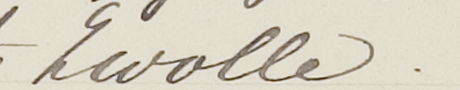
#> input picture imagemorph.c-master/Zwolle-rgb.ppm, 460 x 90 px
$ python -i segmentFunction.py   (imports and definitions only)
#> lines starting #> are read from the running program, lines starting #| are printed output that depends on the picture; after the words box and inside, x2 and y2 are one past the last pixel; in counts of white or black regions, pixels touching at a corner belong together
import cv2
import numpy as np


def get_circular_kernel(diameter):
    mid = (diameter - 1) / 2
    distances = np.indices((diameter, diameter)) - np.array([mid, mid])[:, None, None]
    kernel = ((np.linalg.norm(distances, axis=0) - mid) <= 0).astype(np.uint8)
    return kernel


def segment_morphological_operations(image):
    image = cv2.bitwise_not(image)

    #kernel = get_circular_kernel(3)
    kernel = cv2.getStructuringElement(cv2.MORPH_ELLIPSE, (1,5))
    closed = cv2.morphologyEx(image, cv2.MORPH_CLOSE, kernel)

    blurred = cv2.GaussianBlur(closed, (3, 5), 0.5)

    thresholded_img = cv2.threshold(blurred, 0, 255, cv2.THRESH_BINARY | cv2.THRESH_OTSU)[1]

    #kernel = get_circular_kernel(6)
    kernel = cv2.getStructuringElement(cv2.MORPH_ELLIPSE, (5,3))
    eroded_img = cv2.morphologyEx(thresholded_img, cv2.MORPH_ERODE, kernel, iterations=1)

    return eroded_img


def find_connected_components(thresholded_img):
    im_height, im_width = thresholded_img.shape
    bounding_boxes = []
    BB_centers = []

    contours, hierarchy = cv2.findContours(thresholded_img, cv2.RETR_EXTERNAL, cv2.CHAIN_APPROX_NONE)

    # filter out small or invalid bounding boxes
    for j, contour in enumerate(contours):
        (x, y, w, h) = cv2.boundingRect(contour)
        if w >= im_width or h >= im_height:
            continue
        # these are artifacts
        if (w < 20 or h < 30):
            continue

        # sometimes parts of characters are picked out as well, control these to change what gets detected
        contour_area = cv2.contourArea(contour)
        contour_perimeter = cv2.arcLength(contour, True)
        contour_compactness = (4 * np.pi * contour_area) / (contour_perimeter ** 2)

        # set appropriate threshold values for area and compactness
        # min_area_threshold = 50
        max_compactness_threshold = 0.4
        #if contour_compactness > max_compactness_threshold:
        #    continue

        # 2px border for legibility
        # use max() and min() to prevent the BB going off the sides of the image
        padding = 5
        y1 = max(0, y-padding)
        y2 = min(y+h+padding, im_height)
        x1 = max(0, x-padding)
        x2 = min(x+w+padding, im_width)


        if h > 180:
            #print([x1,y1,x2,y2])
            #continue
            cutout = thresholded_img.copy()[y1:y2, x1:x2]
            midline = int((y2-y1)/2)
            cutout[midline - 2 : midline + 3, :] = 0

            [x_adjust, y_adjust] = [x1, y1]

            cutoutBBs, cutoutCenters = find_connected_components(cutout) # recursive functions are our friends :) espeically if they only recurse once

            for bb, center in zip(cutoutBBs, cutoutCenters):
                #print(center)
                [x,y] = center
                center = [x+x_adjust, y+y_adjust]
                BB_centers.append(center)

                [x1,y1,x2,y2] = bb
                bb = [x1+x_adjust, y1+y_adjust, x2+x_adjust, y2+y_adjust]
                bounding_boxes.append(bb)

        elif (y2-y1) > 0 and (x2-x1) > 0:
            BB_centers.append([int(x1+w/2),int(y1+h/2)])
            bounding_boxes.append( [x1,y1,x2,y2] )

    return bounding_boxes, BB_centers


# Takes in a grayscale image, returns the bounding boxes
def segment_dss_page(image):

    im_height, im_width = image.shape

    # applies morphological operations, to improve segmentation by connected components
    processed_image = segment_morphological_operations(image)

    # uses contours to find the bounding boxes,
    # also returns the center coordinate of each bounding box
    bounding_boxes, BB_centers = find_connected_components(processed_image)

    return bounding_boxes, BB_centers


>>> import cv2
>>> picture = cv2.imread('imagemorph.c-master/Zwolle-rgb.ppm', cv2.IMREAD_GRAYSCALE)
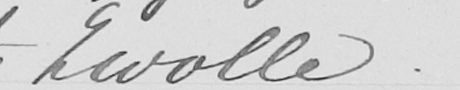
#> picture: shape (90, 460); min 41, max 237, mean 209.1
>>> result = segment_dss_page(picture)
#> in segment_morphological_operations, `image = cv2.bitwise_not(image)`:
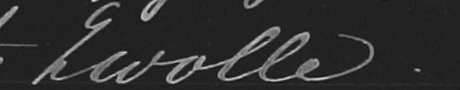
#> image: shape (90, 460); min 18, max 214, mean 45.9
#> in segment_morphological_operations, `thresholded_img = cv2.threshold(blurred, 0, 255, cv2.THRESH_BINARY | c..`:
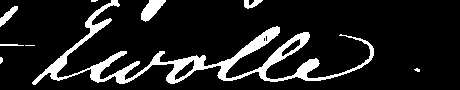
#> thresholded_img: shape (90, 460); 12.2% white; 9 white regions (4 under 20 px), largest, box (x1, y1, x2, y2) and area: (32, 0, 374, 85) 4424, (141, 0, 166, 22) 298, (0, 6, 18, 27) 145, (244, 0, 263, 9) 98, (0, 44, 24, 46) 42
#> in segment_morphological_operations, `eroded_img = cv2.morphologyEx(thresholded_img, cv2.MORPH_ERODE, kernel..`:
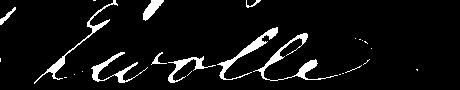
#> eroded_img: shape (90, 460); 6.5% white; 25 white regions (16 under 20 px)
#> in find_connected_components, `contours, hierarchy = cv2.findContours(thresholded_img, cv2.RETR_EXTER..`: contours = 25 contours, 17 with area under 20; largest, box (x1, y1, x2, y2) and area: (253, 33, 338, 81) 406, (217, 27, 278, 80) 396, (34, 0, 118, 84) 302, (91, 52, 148, 83) 280, (168, 56, 216, 83) 218, (143, 0, 164, 21) 184, (0, 7, 16, 25) 58, (151, 52, 167, 65) 33
#> the loop in find_connected_components, `for j, contour in enumerate(contours):` made 25 passes
#> (w, h) on passes 3, 5, 6, 8, 9, 10, 11, 12, 14, 15, 16, 18: (1, 1), (5, 5), (1, 1), (17, 8), (7, 6), (1, 4), (48, 27), (16, 13), (1, 1), (4, 3), (1, 1), (1, 1)
#> (contour, w, h) on passes 1, 2, 4, 7, 17, 25: ([[64, 77], [65, 77], [66, 77], [65, 77]], 3, 1), ([[339, 74], [340, 74]], 2, 1), ([[342, 73], [343, 73]], 2, 1), ([[416, 69], [417, 70], [417, 69]], 2, 2), ([[359, 39], [360, 39]], 2, 1), ([[93, 0], [94, 0], [95, 0], [94, 0]], 3, 1)
#> after the loop in find_connected_components, `for j, contour in enumerate(contours):`: BB_centers = [[114, 62], [290, 52], [242, 48], [71, 42]]; bounding_boxes = [[86, 47, 153, 88], [248, 28, 343, 86], [212, 22, 283, 85], [29, 0, 123, 89]]
#> in segment_dss_page, `bounding_boxes, BB_centers = find_connected_components(processed_image)`: BB_centers = [[114, 62], [290, 52], [242, 48], [71, 42]]
#> result = ([[86, 47, 153, 88], [248, 28, 343, 86], [212, 22, 283, 85], [29, 0, 123, 89]], [[114, 62], [290, 52], [242, 48], [71, 42]])
